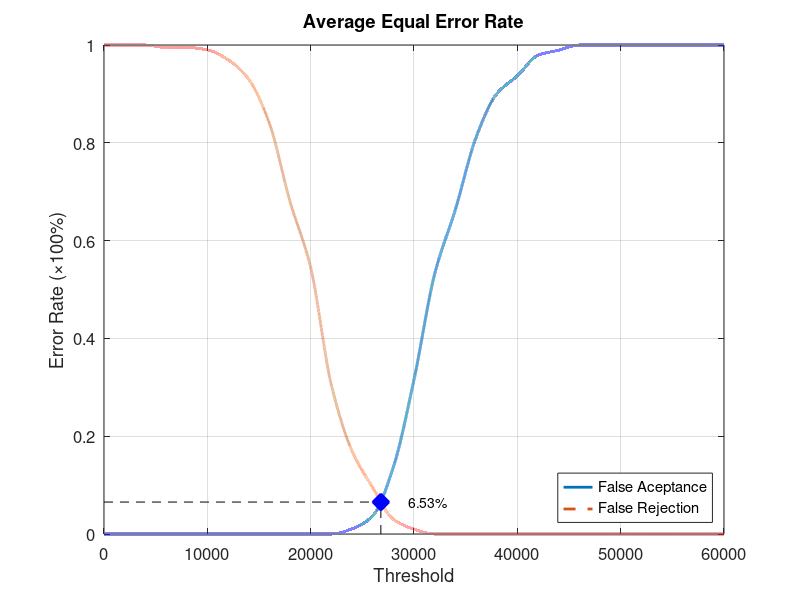
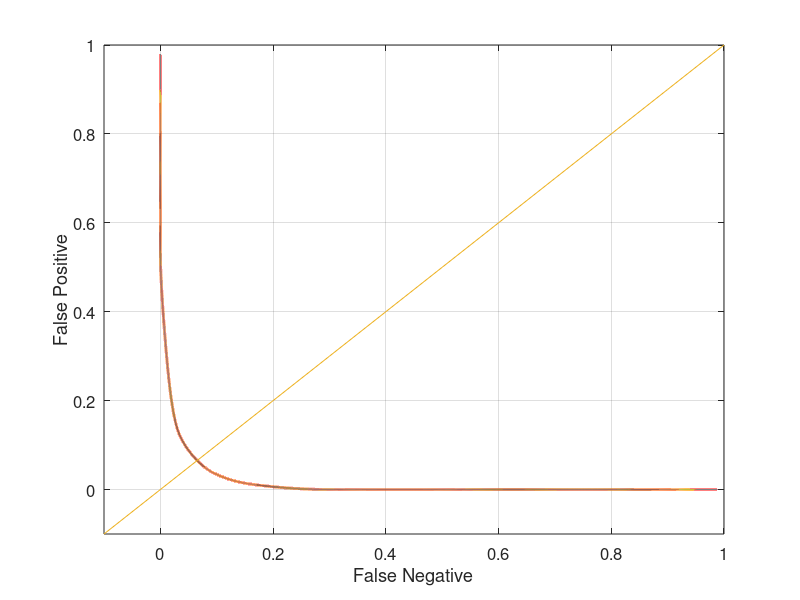

Source code (MATLAB) for these figures, in order:
function yEER = Database4_2
close all;
clear;
clc;
x = 0:2000:60000;
xq = 0:0.5:60000;

y0 = [0 0 0 0 0 0 0 0 0 0 0 0 0.0105263 0.0368421 0.136842 0.315789 0.531579 0.663158 0.810526 0.9 0.936842 0.978947 0.989474 1 1 1 1 1 1 1 1];
yy0 = interp1(x, y0, xq, 'pchip');
y1 = [1 1 1 0.995 0.995 0.99 0.97 0.93 0.84 0.68 0.545 0.305 0.17 0.095 0.03 0.01 0 0 0 0 0 0 0 0 0 0 0 0 0 0 0];
yy1 = interp1(x, y1, xq, 'pchip');

% Calculating EER: 
y2 = abs(y0 - y1);
find(y2 == min(y2))
yy2 = abs(yy0 - yy1);
xEER = find(yy2 == min(yy2));
xEERIndex = xq(xEER) % X-axis EER
yEER = yy0(xEER) % Y-axis EER

main = figure
plot(xq, yy0,'-','LineWidth', 2);	hold on
plot(xq, yy1,'--','LineWidth', 2);	hold on
plot([xEERIndex xEERIndex], [0 yEER], 'k--');	hold on
plot([0 xEERIndex], [yEER yEER], 'k--');	hold on
plot(xEERIndex, yEER, 'bx', 'LineWidth', 10);	hold on
text(xEERIndex + 10 * xEERIndex / 100, yEER, [num2str(round((10000 * yEER)) / 100) '%'])
legend('False Aceptance', 'False Rejection', 'Location', 'SouthEast')
xlabel('Threshold')
ylabel('Error Rate (\times100%)')
title('Average Equal Error Rate')
set(gca, 'FontSize', 12)
axis([0 60000 0 1])
grid on

print(main, 'Database4_2Main', '-dpng');
FNRxFPR = figure('Color', [1 1 1]);
plot(yy1, yy0, '-', yy1, yy0, 'LineWidth', 2);
hold on
y = -0.1:0.1:1
plot(y, y); 
set(gca, 'FontSize', 12)
xlabel('False Negative')
ylabel('False Positive')
axis([-0.1 1 -0.1 1])
set(gca, 'FontSize', 12)
grid on

print(FNRxFPR, 'Database4_2FNRxFPR','-dpng');
end
